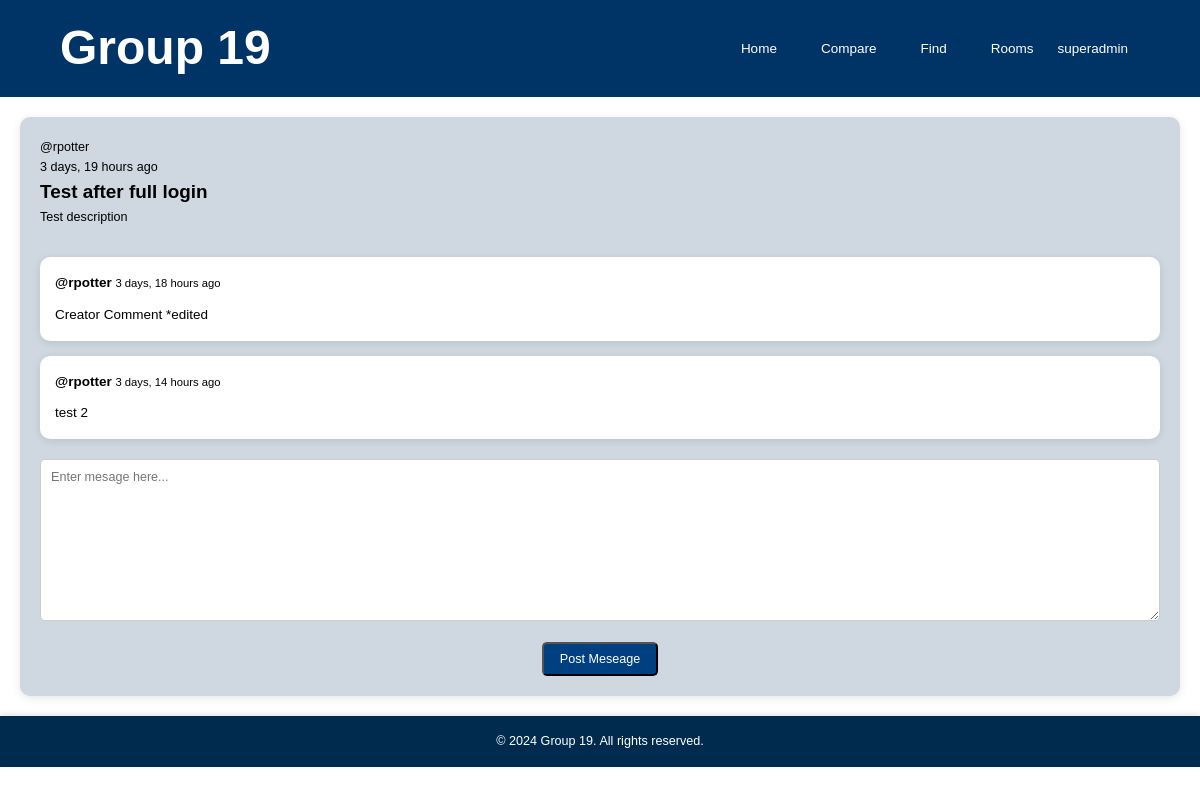
The app's page /rooms/3/ (signed in) with its own data.
### base/models.py (models this page shows, shortened)
class Room(models.Model):
    name = models.CharField(max_length=255)
    description = models.TextField(blank=True, null=True)
    creator = models.ForeignKey(User, on_delete=models.CASCADE, related_name="rooms_created")
    created_at = models.DateTimeField(auto_now_add=True)

class Message(models.Model):
    user = models.ForeignKey(User, on_delete=models.CASCADE, related_name='messages')
    room = models.ForeignKey(Room, on_delete=models.CASCADE, related_name='messages')
    content = models.TextField()
    timestamp = models.DateTimeField(auto_now_add=True)

### base/views.py (the view)
# urls.py: path('rooms/<int:room_id>/', views.chatroom, name='chatroom'),
@login_required(login_url='login_register')
def chatroom(request, room_id):
    room = get_object_or_404(Room, id=room_id)
    messages = room.messages.order_by('timestamp')
    if request.method == 'POST':
        form = MessageForm(request.POST)
        if form.is_valid():
            content = form.cleaned_data['content']
            Message.objects.create(room=room, content=content, user=request.user)
            return redirect('chatroom', room_id=room.id)
    else:
        form = MessageForm()
    return render(request, 'base/chatroom.html', {'room': room, 'messages': messages, 'form': form})

### base/forms.py
class MessageForm(forms.ModelForm):
    class Meta:
        model = Message
        fields = ['content']
        widgets = {
            'content': forms.Textarea(attrs={
                'placeholder': 'Enter mesage here...',
                'class': 'form-control'
            })
        }

### base/templates/base/chatroom.html (shortened to what this page needs)
{% extends 'main.html' %}
{% block content %}
<div class="container-chatroom">
    <div class="chatroom-wrapper">
        <div class="room-section">
            <div class="room-header">
                <div class="room-info">
                    <p>@{{ room.creator.username }}</p>
                    <p>{{ room.created_at|timesince }} ago</p>
                    <h2>{{ room.name }}</h2>
                    <p>{{ room.description }}</p>
                </div>
            </div>
        </div>
        <div class="chat-box">
            {% for message in messages %}
            <div class="message">
                <div class="message-header">
                    <div>
                        <strong>@{{ message.user.username }}</strong>
                        <small>{{ message.timestamp|timesince }} ago</small>
                    </div>
                </div>
                <p>{{ message.content }}</p>
            </div>
            {% endfor %}
        </div>
        <form method="POST", id="messageForm">
            <div>
                {{ form.content }}
            </div>
            <button type="submit" class="btn btn-success">Post Meseage</button>
        </form>
    </div>
</div>
{% endblock content %}

### templates/navbar.html (shortened to what this page needs)
<header>
    <div class="container header-container">
        <a href="{% url 'home' %}" class="header__logo">
            <h1>Group 19</h1>
        </a>
        <nav>
            <div class="navbar">
                <ul class="navbar-links">
                    <li><a href="{% url 'home' %}">Home</a></li>
                    <li><a href="{% url 'compare' %}">Compare</a></li>
                    <li><a href="{% url 'find' %}">Find</a></li>
                    <li><a href="{% url 'room_list' %}">Rooms</a></li>
                </ul>
                {% if user.is_authenticated %}
                <div class="dropdown">
                    <a href="#" id="profileToggle">{{ user.username }}</a>
                </div>
                {% else %}
                <a href="{% url 'login_register' %}">Login/Register</a>
                {% endif %}
            </div>
        </nav>
    </div>
  </header>

### static/styles/style.css (style rules this page uses)
* { font-family: sans-serif; margin: 0; padding: 0; box-sizing: border-box; text-rendering: optimizeLegibility; }
html { font-size: 56.25%; }
body { min-height: 100vh; line-height: 1.6; font-weight: 400; font-size: 1.5rem; color: black; background-color: white; }
a { display: inline-block; color: white; text-decoration: none; }
.container { max-width: 120rem; width: 90%; margin: auto; }
header { background-color: #003366; padding: 10px 0px; }
.header-container { display: flex; justify-content: space-between; align-items: center; }
.header__logo { text-decoration: none; color: white; font-size: 24px; font-weight: bold; }
.header__logo h1 { margin: 0; }
nav .navbar { display: flex; align-items: center; }
.navbar-links { list-style-type: none; padding: 0; margin: 0; display: flex; gap: 20px; }
.navbar-links li { list-style: none; }
.navbar-links a { text-decoration: none; color: white; font-weight: 500; padding: 8px 12px; transition: color 0.3s ease; }
#profileToggle { padding: 8px 12px; }
.room-header { display: flex; justify-content: space-between; align-items: flex-start; margin-bottom: 15px; }
.chatroom-wrapper { background-color: #cfd8e0; padding: 20px; margin: 20px; border-radius: 10px; box-shadow: 0 2px 10px rgba(0, 0, 0, 0.1); }
.room-section { margin-bottom: 30px; }
.room-info { font-size: 1.4rem; max-width: 75%; }
.chat-box { margin-bottom: 20px; }
.message { background-color: white; padding: 15px; margin-bottom: 15px; border-radius: 10px; box-shadow: 0 2px 8px rgba(0, 0, 0, 0.1); }
.message-header { display: flex; justify-content: space-between; margin-bottom: 10px; }
.message p { margin-top: 10px; }
form { display: flex; flex-direction: column; gap: 15px; width: 100%; }
form textarea { width: 100%; padding: 10px; font-size: 1.4rem; border-radius: 5px; border: 1px solid #ccc; box-sizing: border-box; }
form button { padding: 8px 16px; font-size: 1.4rem; background-color: #004080; color: white; border-radius: 5px; cursor: pointer; transition: background-color 0.3s ease; width: auto; align-self: center; }

### records on screen
Room: creator.username "rpotter", created_at "3 days, 19 hours", name "Test after full login", description "Test description"
Message: user.username "rpotter", timestamp "3 days, 18 hours", content "Creator Comment *edited"
Message: user.username "rpotter", timestamp "3 days, 14 hours", content "test 2"

### other values on screen
{{ user.username }} "superadmin"
